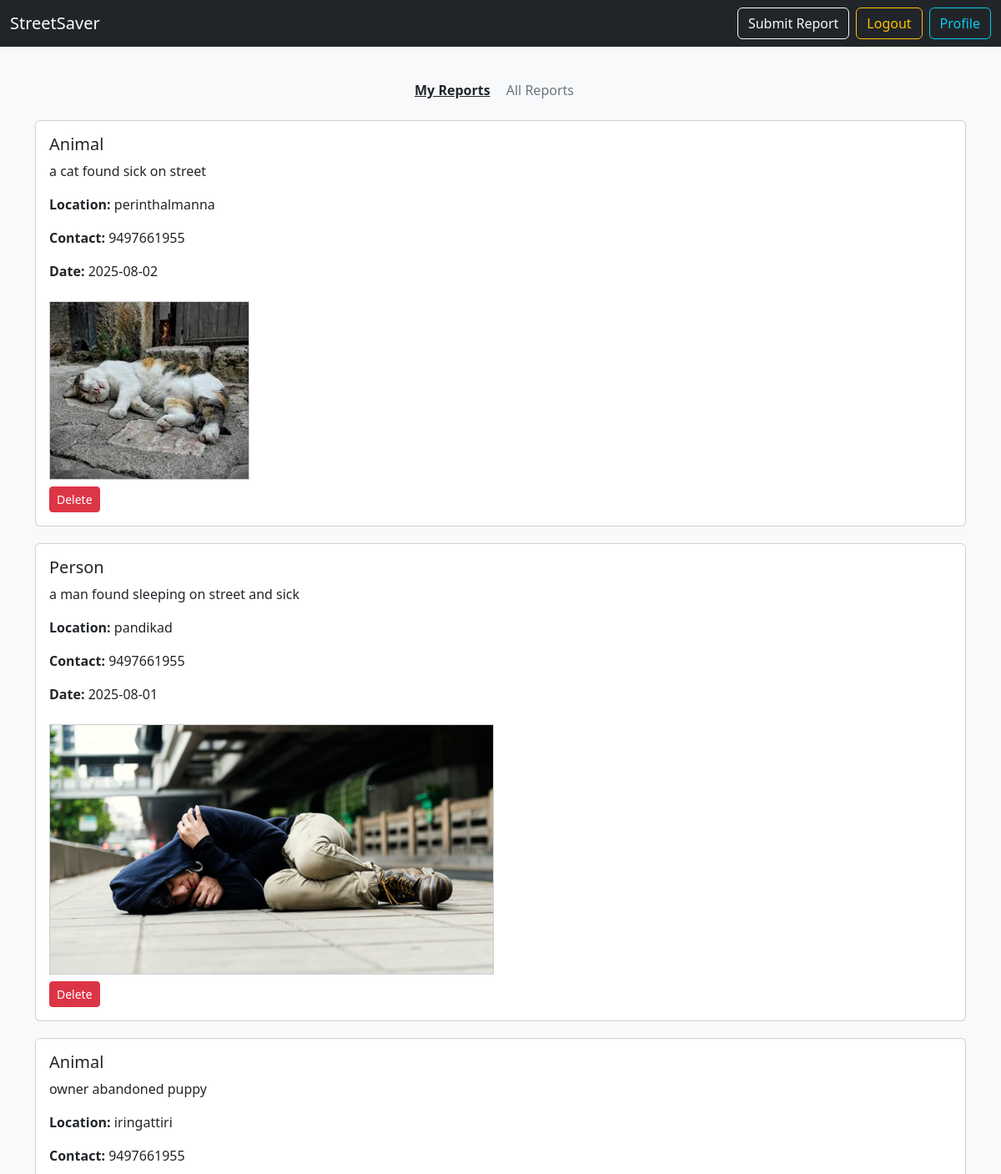
Page / (signed in, upper part) on the earlier database version.
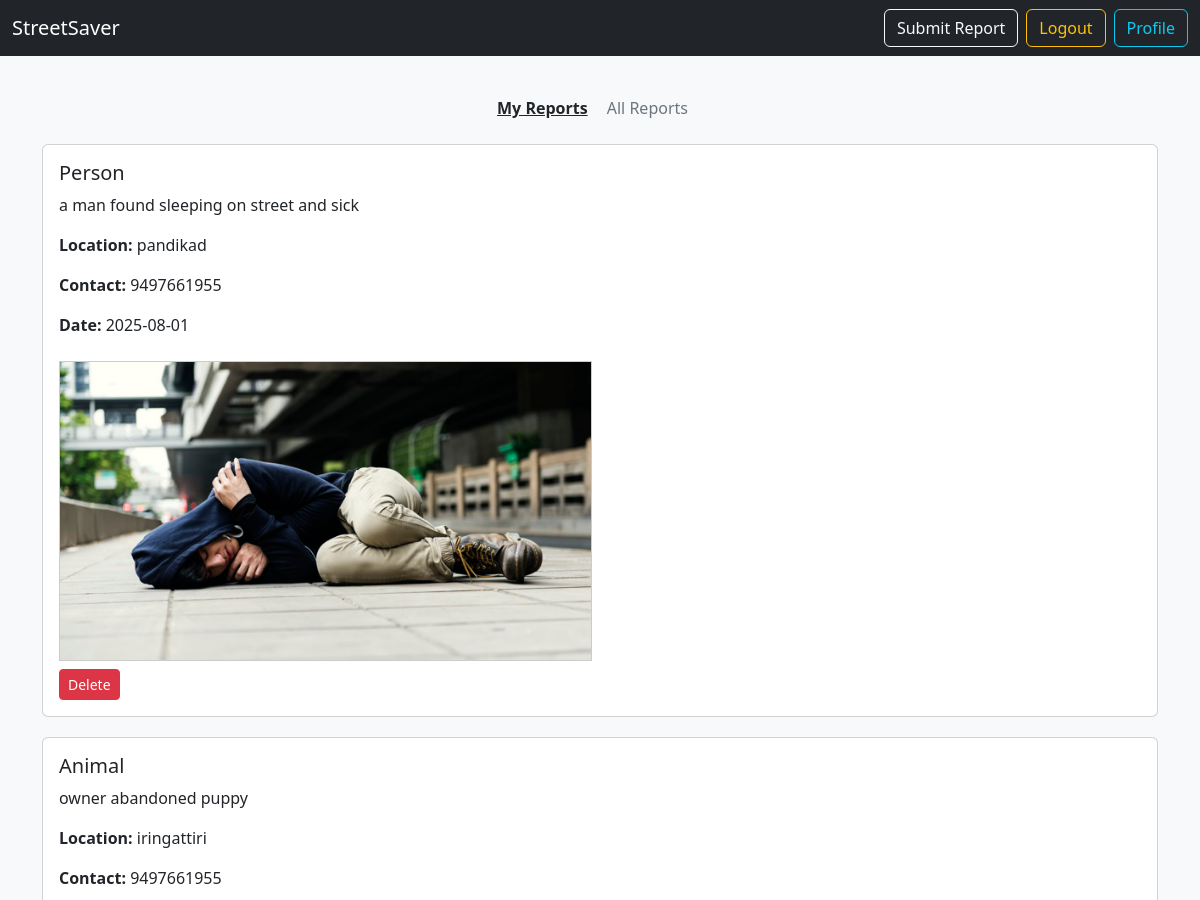
Same page on the later database version.
### app.py (models this page shows)
class Report(db.Model):
    id = db.Column(db.Integer, primary_key=True)
    category = db.Column(db.String(100))
    description = db.Column(db.Text)
    location = db.Column(db.String(200))
    contact = db.Column(db.String(20))
    date = db.Column(db.String(50))
    image = db.Column(db.String(200))
    user_id = db.Column(db.Integer, db.ForeignKey('user.id'))

### app.py (the view)
@app.route('/')
def index():
    if 'user_id' in session:
        all_reports = Report.query.filter(Report.user_id != session['user_id']).order_by(Report.id.desc()).all()
        my_reports = Report.query.filter_by(user_id=session['user_id']).order_by(Report.id.desc()).all()
        return render_template('home.html', all_reports=all_reports, my_reports=my_reports, logged_in=True)
    return redirect(url_for('login'))

### templates/home.html (shortened to what this page needs)
<!DOCTYPE html>
<html lang="en">
<head>
    <link href="https://cdn.jsdelivr.net/npm/bootstrap@5.3.0/dist/css/bootstrap.min.css" rel="stylesheet">
</head>
<body class="bg-light">
<nav class="navbar navbar-expand-lg navbar-dark bg-dark fixed-top">
    <div class="container-fluid">
        <a class="navbar-brand" href="{{ url_for('index') }}">StreetSaver</a>
        <div class="d-flex">
            <a href="{{ url_for('submit') }}" class="btn btn-outline-light me-2">Submit Report</a>
            <a href="{{ url_for('logout') }}" class="btn btn-outline-warning me-2">Logout</a>
            <a href="{{ url_for('profile') }}" class="btn btn-outline-info">Profile</a>
        </div>
    </div>
</nav>
<div class="container mt-5 pt-4">
    <div class="text-center my-4">
        <span id="myReportsBtn" class="tab-btn active">My Reports</span>
        <span id="allReportsBtn" class="tab-btn text-secondary">All Reports</span>
    </div>
    <div id="myReports" class="report-section active">
        {% if my_reports %}
            {% for report in my_reports %}
                <div class="card report-card">
                    <div class="card-body">
                        <h5 class="card-title">{{ report.category }}</h5>
                        <p class="card-text">{{ report.description }}</p>
                        <p class="card-text"><strong>Location:</strong> {{ report.location }}</p>
                        <p class="card-text"><strong>Contact:</strong> {{ report.contact }}</p>
                        <p class="card-text"><strong>Date:</strong> {{ report.date }}</p>
                        {% if report.image %}
                            <img src="{{ url_for('static', filename='uploads/' ~ report.image) }}" class="img-preview mt-2" alt="Report Image">
                        {% endif %}
                        <form action="{{ url_for('delete', id=report.id) }}" method="POST" class="mt-2 delete-form">
                            <button type="submit" class="btn btn-danger btn-sm">Delete</button>
                        </form>
                    </div>
                </div>
            {% endfor %}
        {% else %}
            <p class="text-center">You have not submitted any reports yet.</p>
        {% endif %}
    </div>
</div>
</body>
</html>

### templates/home.html (style rules this page uses)
.report-section { display: none; }
.report-section.active { display: block; }
.tab-btn { cursor: pointer; margin-right: 15px; }
.tab-btn.active { font-weight: bold; text-decoration: underline; }
.report-card { margin-bottom: 20px; }
.img-preview { max-width: 100%; max-height: 300px; object-fit: cover; border: 1px solid #ccc; }

Differences in the rows shown:
removed Report: category "Animal", description "a cat found sick on street", location "perinthalmanna", contact "9497661955", date "2025-08-02", image (picture)
